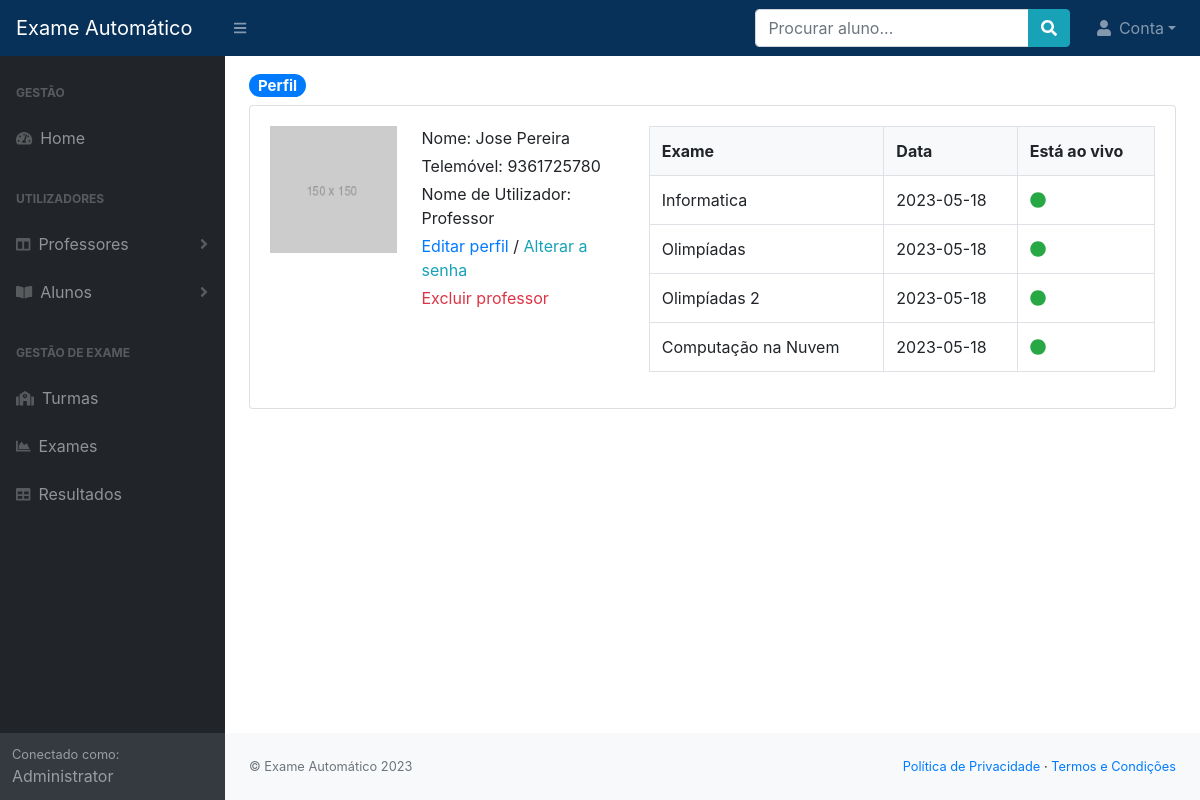
/admin/perfil_professor.php?professor=40 (signed in), run on the app's committed database.
### tables this page shows
CREATE TABLE `professors` (
  `id` int(11) NOT NULL,
  `nome` varchar(255) NOT NULL,
  `telemovel` varchar(15) NOT NULL,
  `nome_utilizador` varchar(20) NOT NULL,
  `password` varchar(255) NOT NULL,
  `avatar` varchar(255) DEFAULT NULL
);

CREATE TABLE `exames` (
  `id` int(11) NOT NULL,
  `id_professor_criado` int(11) NOT NULL,
  `nome_exame` varchar(255) NOT NULL,
  `total_de_perguntas` int(11) NOT NULL,
  `total_notas` int(11) NOT NULL,
  `passar_notas` int(11) NOT NULL,
  `tempo_total` int(11) NOT NULL,
  `esta_ativo` tinyint(1) NOT NULL DEFAULT 0,
  `data` date DEFAULT NULL
);

### includes/funcoes.php (called while the page is built, shortened)
<?php
require_once('db.php');
function loggedAdmin()
{
    if (isset($_SESSION['id_utilizador'])) {
        global $conn;
        $id_utilizador = $_SESSION['id_utilizador'];
        $stmt = $conn->prepare("SELECT * FROM admins WHERE id = ? LIMIT 1");
        $stmt->bind_param('i', $id_utilizador);
        $stmt->execute();
        $resultado = $stmt->get_result();
        if ($resultado) {
            $row = $resultado->fetch_assoc();
            return $row;
        } else {
            return false;
        }
    }
}
function professorExames($id_professor)
{
    $rows = array();
    global $conn;
    $stmt = $conn->prepare("SELECT * FROM exames WHERE id_professor_criado = ?");
    if ($stmt) {
        $stmt->bind_param('i', $id_professor);
        $stmt->execute();
        $resultado = $stmt->get_result();
        if ($resultado) {
            while ($row = $resultado->fetch_assoc()) {
                array_push($rows, $row);
            }
            return $rows;
        }
    }
    return false;
}
function getProfessor($id_professor)
{
    global $conn;
    $stmt = $conn->prepare("SELECT * FROM professors WHERE id = ? LIMIT 1");
    if ($stmt) {
        $stmt->bind_param('i', $id_professor);
        $stmt->execute();
        $resultado = $stmt->get_result();
        if ($resultado) {
            $row = $resultado->fetch_assoc();
            return $row;
        } else {
            return false;
        }
    }
}

### admin/perfil_professor.php (the view, shortened to what this page needs)
<?php require_once('../includes/funcoes.php') ?>
<?php
if (!isset($_GET['professor'])) {
    header('location:index.php');
} else {
    $professor = getProfessor($_GET['professor']);
}
?>
<?php require_once('layouts/header.php') ?>
<?php require_once('layouts/navbar.php') ?>
<div id="layoutSidenav">
    <div id="layoutSidenav_nav">
        <?php require_once('layouts/sidebar.php') ?>
    </div>
    <div id="layoutSidenav_content">
        <main>
            <div class="container-fluid">
                <h1 class="mt-3 h5"><span class="badge badge-pill badge-primary"> Perfil </span></h1>
                <div class="card mb-4">
                    <div class="card-body">
                        <div class="row">
                            <div class="col-md-2">
                                <?php
                                if ($professor['avatar']) {
                                    $url = '../uploads/avatars/' . $professor['avatar'];
                                } else {
                                    $url = '../includes/placeholders/150.png';
                                }
                                ?>
                                <img class="img-fluid" src="<?php echo $url; ?>">
                            </div>
                            <div class="col-md-3">
                                <div>Nome: <?php echo htmlspecialchars($professor['nome'], ENT_QUOTES, 'UTF-8'); ?></div>
                                <div class="mt-1">Telemóvel: <?php echo htmlspecialchars($professor['telemovel'], ENT_QUOTES, 'UTF-8'); ?></div>
                                <div class="mt-1">Nome de Utilizador: <?php echo htmlspecialchars($professor['nome_utilizador'], ENT_QUOTES, 'UTF-8'); ?></div>
                                <div class="mt-1">
                                    <span class="text-primary hover-pointer" data-toggle="modal" data-target="#editModal">Editar perfil</span> /
                                    <span class="text-info hover-pointer" data-toggle="modal" data-target="#changePasswordModal">Alterar a senha</span>
                                </div>
                                <div class="mt-1"><span class="text-danger hover-pointer" data-toggle="modal" data-target="#deleteModal">Excluir professor</span></div>
                            </div>
                            <div class="col-md-7">
                                <?php
                                $professorExames = professorExames($professor['id']);
                                if ($professorExames) {
                                ?>
                                    <table class="table table-bordered">
                                        <tr class="bg-light">
                                            <th>Exame</th>
                                            <th>Data</th>
                                            <th>Está ao vivo</th>
                                        </tr>
                                        <?php foreach ($professorExames as $exame) { ?>
                                            <tr>
                                                <td><?php echo htmlspecialchars($exame['nome_exame'], ENT_QUOTES, 'UTF-8'); ?></td>
                                                <td><?php echo htmlspecialchars($exame['data'], ENT_QUOTES, 'UTF-8'); ?></td>
                                                <td>
                                                    <?php
                                                    if ($exame['esta_ativo']) {
                                                        echo '<i class="fas fa-circle text-success"></i>';
                                                    } else {
                                                        echo '<i class="fas fa-circle text-black-50"></i>';
                                                    }
                                                    ?>
                                                </td>
                                            </tr>
                                        <?php } ?>
                                    </table>
                                <?php
                                }
                                ?>
                            </div>
                        </div>
                    </div>
                </div>
            </div>
        </main>
        <?php require_once('layouts/footer.php') ?>
    </div>
</div>
<?php require_once('layouts/fim.php') ?>

### admin/layouts/header.php (shortened to what this page needs)
<!DOCTYPE html>
<html lang="pt">
<head>
    <link href="../sbadmin/css/styles.css" rel="stylesheet">
    <link href="../sbadmin/css/toastr.min.css" rel="stylesheet">
    <link href="../sbadmin/css/bootstrap4-toggle.min.css" rel="stylesheet">
    <link href="../sbadmin/css/datatables.bootstrap4.min.css" rel="stylesheet" />
</head>
<body class="sb-nav-fixed">

### admin/layouts/navbar.php (shortened to what this page needs)
<nav class="sb-topnav navbar navbar-expand navbar-dark bg-navy">
    <a class="navbar-brand" href="index.php">Exame Automático</a>
    <button class="btn btn-link btn-sm order-1 order-lg-0" id="sidebarToggle" href="#"><i class="fas fa-bars"></i></button>
    <form class="d-none d-md-inline-block form-inline ml-auto mr-0 mr-md-3 my-2 my-md-0">
        <div class="dropdown">
            <div class="input-group">
                <input type="text" class="form-control " name="pesquisa_aluno" id="pesquisa_aluno" placeholder="Procurar aluno..." autocomplete="off">
                <div class="input-group-append">
                    <button type="submit" class="btn btn-info "><i class="fas fa-search"></i></button>
                </div>
            </div>
        </div>
    </form>
    <ul class="navbar-nav ml-auto ml-md-0">
        <li class="nav-item dropdown">
            <a class="nav-link dropdown-toggle" id="userDropdown" href="#" role="button" data-toggle="dropdown" aria-haspopup="true" aria-expanded="false"><i class="fas fa-user fa-fw"></i> Conta</a>
        </li>
    </ul>
</nav>

### admin/layouts/sidebar.php (shortened to what this page needs)
<nav class="sb-sidenav accordion sb-sidenav-dark" id="sidenavAccordion">
    <div class="sb-sidenav-menu">
        <div class="nav">
            <div class="sb-sidenav-menu-heading">Gestão</div>
            <a class="nav-link" href="index.php">
                <div class="sb-nav-link-icon"><i class="fas fa-tachometer-alt"></i></div>
                Home
            </a>
            <div class="sb-sidenav-menu-heading">Utilizadores</div>
            <a class="nav-link collapsed" href="#" data-toggle="collapse" data-target="#collapseLayouts" aria-expanded="false" aria-controls="collapseLayouts">
                <div class="sb-nav-link-icon"><i class="fas fa-columns"></i></div>
                Professores
                <div class="sb-sidenav-collapse-arrow"><i class="fas fa-angle-down"></i></div>
            </a>
            <a class="nav-link collapsed" href="#" data-toggle="collapse" data-target="#collapseStudent" aria-expanded="false" aria-controls="collapsePages">
                <div class="sb-nav-link-icon"><i class="fas fa-book-open"></i></div>
                Alunos
                <div class="sb-sidenav-collapse-arrow"><i class="fas fa-angle-down"></i></div>
            </a>
            <div class="sb-sidenav-menu-heading">Gestão de Exame</div>
            <a class="nav-link" href="turma.php">
                <div class="sb-nav-link-icon"><i class="fas fa-school"></i></div>
                Turmas
            </a>
            <a class="nav-link" href="exame.php">
                <div class="sb-nav-link-icon"><i class="fas fa-chart-area"></i></div>
                Exames
            </a>
            <a class="nav-link" href="resultados.php">
                <div class="sb-nav-link-icon"><i class="fas fa-table"></i></div>
                Resultados
            </a>
        </div>
    </div>
    <div class="sb-sidenav-footer">
        <div class="small">Conectado como:</div>
        <?php
            $admin = loggedAdmin();
            if($admin){
                echo htmlspecialchars($admin['nome'], ENT_QUOTES, 'UTF-8');
            }
        ?>
    </div>
</nav>

### admin/layouts/footer.php (shortened to what this page needs)
<footer class="py-4 bg-light mt-auto">
    <div class="container-fluid">
        <div class="d-flex align-items-center justify-content-between small">
            <div class="text-muted"> &copy; Exame Automático 2023</div>
            <div>
                <a href="#">Política de Privacidade</a>
                &middot;
                <a href="#">Termos e Condições</a>
            </div>
        </div>
    </div>
</footer>

### admin/layouts/fim.php (shortened to what this page needs)
    </body>
</html>

### admin/layouts/header.php (style rules this page uses)
.bg-navy { background: #08315a; }
.hover-pointer { cursor: pointer; }

### data on the page
professors: nome "Jose Pereira", telemovel "9361725780", nome_utilizador "Professor"
exames: nome_exame "Informatica", data "2023-05-18", esta_ativo 1 (drawn)
exames: nome_exame "Olimpíadas", data "2023-05-18", esta_ativo 1 (drawn)
exames: nome_exame "Olimpíadas 2", data "2023-05-18", esta_ativo 1 (drawn)
exames: nome_exame "Computação na Nuvem", data "2023-05-18", esta_ativo 1 (drawn)

### other printed values
$admin['nome'] "Administrator"
